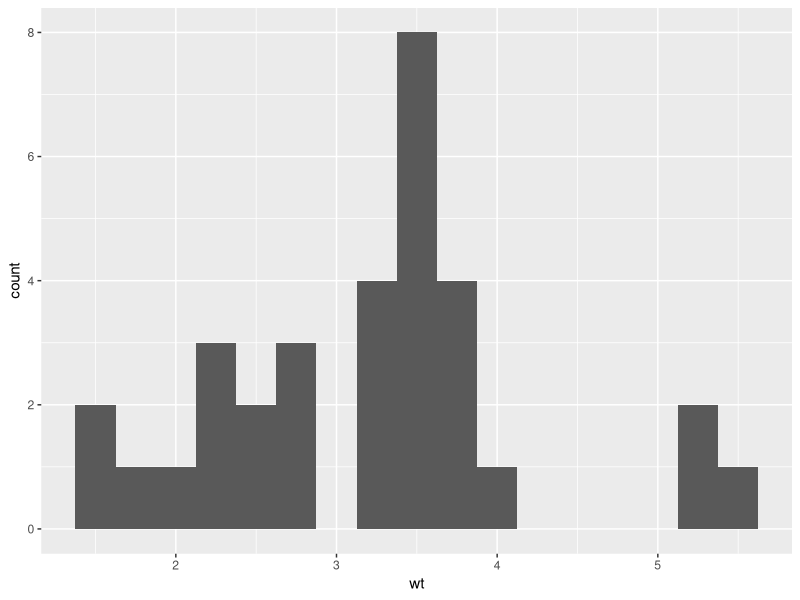
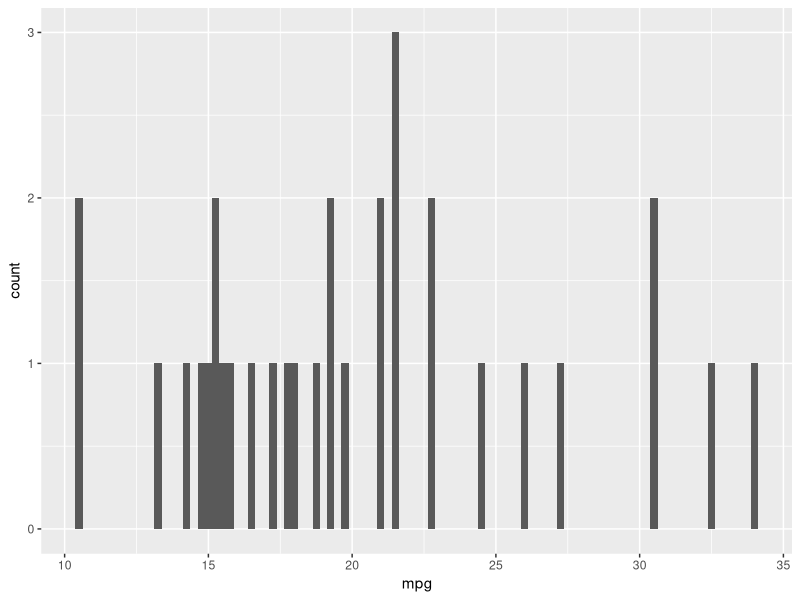
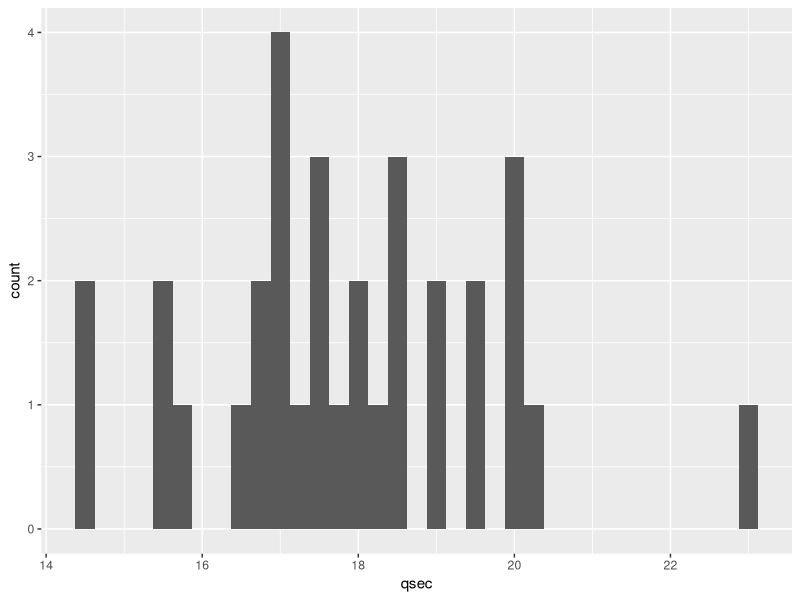
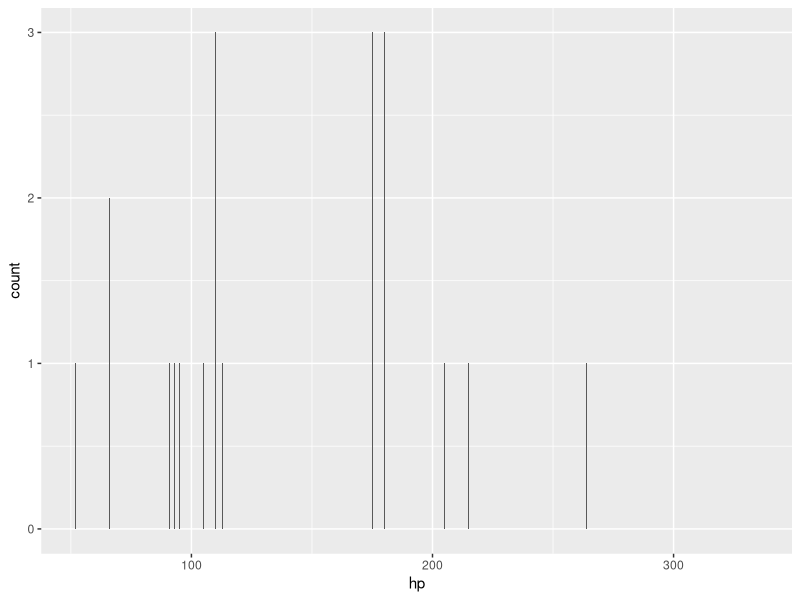

The R source for these figures, in order:
## ---- chunk 1

library(tidyverse)
library(knitr)
library(forcats)
library(readxl)
library(lubridate)

## ---- chunk 2



mtcars %>% 
  group_by(gear) %>% 
  summarize(n = n())

mtcars %>% 
  group_by(carb) %>% 
  summarize(n = n())

#Create a table of vs
#Create a table of am

#tables of cyl by "x" 
with(mtcars,table(gear, cyl))

with(mtcars,table(am, cyl))

with(mtcars,table(vs, cyl))

#histogram of wt
ggplot(mtcars, aes(x = wt)) +
  geom_histogram(binwidth = .25)

#histogram of mpg
ggplot(mtcars, aes(x = mpg)) +
  geom_histogram(binwidth = .25)

#histogram of qsec
ggplot(mtcars, aes(x = qsec)) +
  geom_histogram(binwidth = .25)

#histogram of hp
ggplot(mtcars, aes(x = hp)) +
  geom_histogram(binwidth = .25)

